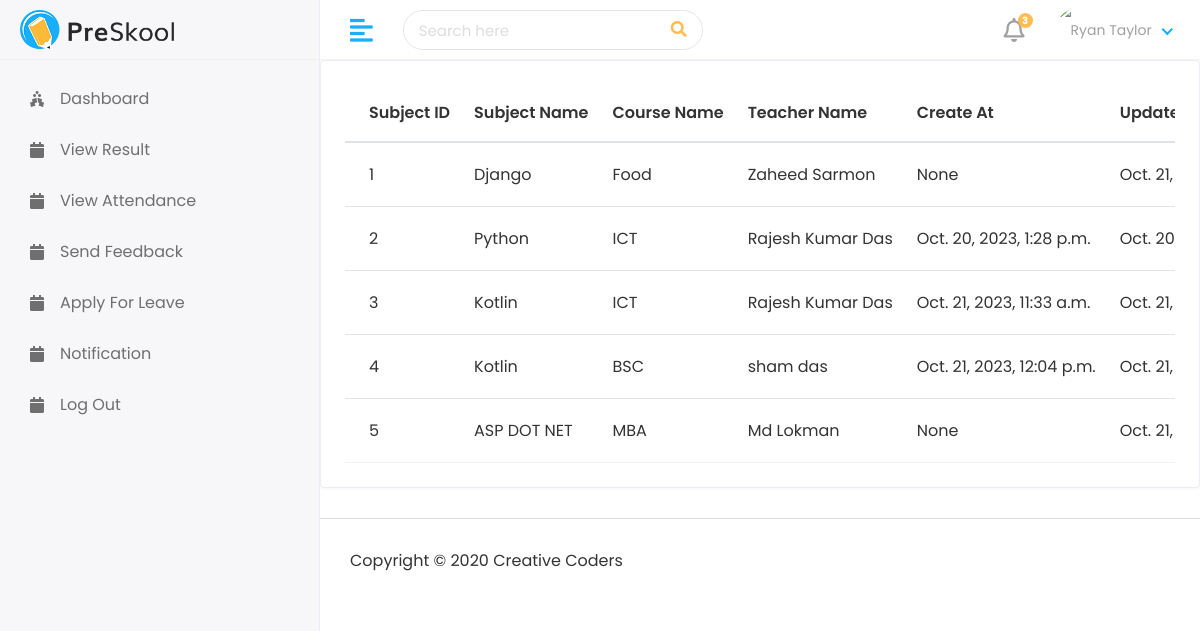
The app's page /myAdmin/Subject/subjectList with its own data.
### myApp/models.py (models this page shows, shortened)
class subjectModel(models.Model):
    name=models.CharField(max_length=100)
    course=models.ForeignKey(courseModel,on_delete=models.CASCADE)
    teacher=models.ForeignKey(teacherModel,on_delete=models.CASCADE)
    cratedat = models.DateTimeField(auto_now_add=True, null=True)  # Set the default value using timezone.now
    updateat = models.DateTimeField(auto_now=True)

class courseModel(models.Model):
    name=models.CharField(max_length=100)
    createat=models.DateTimeField(auto_now_add=True)
    updateat=models.DateTimeField(auto_now=True)
    def __str__(self):
        return self.name

class teacherModel(models.Model):
    admin = models.OneToOneField(customUser, on_delete=models.CASCADE)
    address=models.TextField()
    gender = models.CharField(max_length=100)
    mobile=models.CharField(max_length=100)
    courseid = models.ForeignKey(courseModel, on_delete=models.DO_NOTHING,default=2)
    experience=models.CharField(max_length=100)
    cratedat = models.DateTimeField(auto_now_add=True)  # Set the default value using timezone.now
    updateat = models.DateTimeField(auto_now=True)
    def __str__(self):
        return self.admin.first_name + " " + self.admin.last_name

class customUser(AbstractUser):
    USER=(
        (1,"admin"),
        (2,"Teacher"),
        (3,"students"),
    )
    user_type=models.CharField(choices=USER,max_length=50,default=1)
    profile_pic=models.ImageField(upload_to="media/profile_pic")

### myProject/views.py (the view)
# urls.py: path('myAdmin/Subject/subjectList', views.subjectList,name="subjectList"),
def subjectList(request):
    subject = subjectModel.objects.all()
    context = {
        "subject": subject,
    }
    return render(request,"myAdmin/subjectList.html",context)

### template/myAdmin/subjectList.html (shortened to what this page needs)
{% extends 'base.html' %}
{% block content %}
<div class="row">
   <div class="col-sm-12">
      <div class="card card-table">
         <div class="card-body">
            <div class="table-responsive">
               <table id="table_id" class="table table-hover table-center mb-0">
                  <thead>
                     <tr>
                       <th>Subject ID</th>
                       <th>Subject Name</th>
                        <th>Course Name</th>
                        <th>Teacher Name</th>
                        <th>Create At</th>
                        <th>Update At</th>
                     </tr>
                  </thead>
                  <tbody>
                    {% for s in  subject %}
                    <tr>
                        <td>{{s.id}}</td>
                        <td>{{s.name}}</td>
                        <td>{{s.course}}</td>
                        <td>{{s.teacher}}</td>
                        <td>{{s.cratedat}}</td>
                        <td>{{s.updateat}}</td>
                     </tr>
                     {% endfor %}
                  </tbody>
               </table>
            </div>
         </div>
      </div>
   </div>
</div>
{% endblock  %}

### static/assets/css/style.css (style rules this page uses)
html { height: 100%; }
body { background-color: #fff; color: #333; font-family: 'Poppins', sans-serif; font-size: 1rem; height: 100%; line-height: 1.5; overflow-x: hidden; }
.table { color: #333; max-width: 100%; margin-bottom: 0; width: 100%; }
.table thead tr th { font-weight: 600; }
.table tbody tr { border-bottom: 1px solid rgba(0, 0, 0, 0.05); }
.table.table-center td, .table.table-center th { vertical-align: middle; }
.card-table .card-body .table > thead > tr > th { border-top: 0; }
.card-table .card-body .table tr td:first-child, .card-table .card-body .table tr th:first-child { padding-left: 1.5rem; }
.card-table .table td, .card-table .table th { border-top: 1px solid #e2e5e8; padding: 1rem 0.75rem; white-space: nowrap; }
.card { border: 1px solid #ececf5; box-shadow: 0 1px 3px 0 rgba(0, 0, 0, 0.03); margin-bottom: 1.875rem; }
.card-body { padding: 1.5rem; }

### records on screen
subjectModel: id "1", name "Django", course "Food", teacher "Zaheed Sarmon", cratedat "None", updateat "Oct. 21,…"
subjectModel: id "2", name "Python", course "ICT", teacher "Rajesh Kumar Das", cratedat "Oct. 20, 2023, 1:28 p.m.", updateat "Oct.…"
subjectModel: id "3", name "Kotlin", course "ICT", teacher "Rajesh Kumar Das", cratedat "Oct. 21, 2023, 11:33 a.m.", updateat "Oct. 21,…"
subjectModel: id "4", name "Kotlin", course "BSC", teacher "sham das", cratedat "Oct. 21, 2023, 12:04 p.m.", updateat "Oct. 21,…"
subjectModel: id "5", name "ASP DOT NET", course "MBA", teacher "Md Lokman", cratedat "None", updateat "Oct. 21,…"
